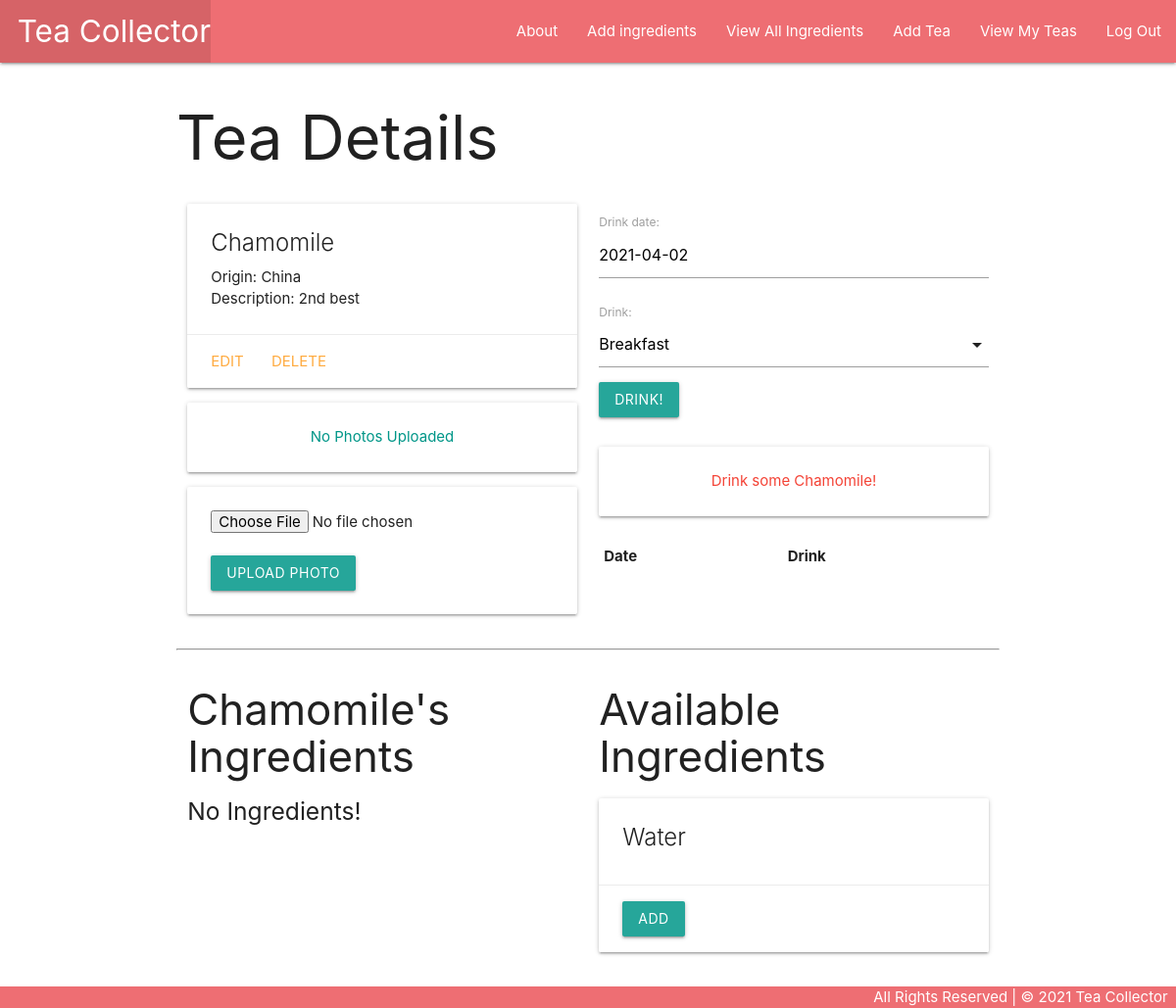
The page /teas/3/ (signed in) on the database its author committed.
### main_app/models.py (models this page shows, shortened)
class Tea(models.Model):
    name = models.CharField(max_length=30)
    origin = models.CharField(max_length=30)
    description = models.TextField(max_length=250)
    tea_type = models.ManyToManyField(Tea_Type)
    ingredients = models.ManyToManyField(Ingredients)
    user = models.ForeignKey(User, on_delete=models.CASCADE)
    def drinks(self):
        return self.drink_set.filter(date=date.today()).count()

class Ingredients(models.Model):
    name = models.CharField(max_length=30)
    quantity = models.FloatField()

### main_app/views.py (the view)
# urls.py: path('teas/<int:pk>/', views.tea, name="detail"),
@login_required
def tea(request, pk):
    tea = Tea.objects.get(id=pk)
    missing_ingredients = Ingredients.objects.exclude(id__in=tea.ingredients.all().values_list("id"))
    drink_form = DrinkForm()
    return render(request, "teas/detail.html", {
        "title": tea.name,
        "tea": tea,
        "drink_form": drink_form,
        "ingredients": missing_ingredients
    })

### main_app/forms.py
class DrinkForm(ModelForm):
    class Meta:
        model = Drink
        fields = ["date", "drink"]

### main_app/templates/teas/detail.html (shortened to what this page needs)
{% extends 'base.html' %}
{% block content %}
<h1>Tea Details</h1>
<div class="row">
  <div class="col s6">
    <div class="card">
      <div class="card-content">
        <span class="card-title">{{ tea.name }}</span>
        <p>Origin: {{ tea.origin }}</p>
        <p>Description: {{ tea.description }}</p>
      </div>
      <div class="card-action">
        <a href="{% url 'teas_update' tea.id %}">Edit</a>
        <a href="{% url 'teas_delete' tea.id %}">Delete</a>
      </div>
    </div>
    {% for photo in tea.photo_set.all %}
      <img class="responsive-img card-panel" src="{{photo.url}}">
    {% empty %}
      <div class="card-panel teal-text center-align">No Photos Uploaded</div>
    {% endfor %}
    <form action="{% url 'add_photo' tea.id %}" enctype="multipart/form-data" method="POST" class="card-panel">
      <input type="file" name="photo-file">
      <br><br>
      <input type="submit" class="btn" value="Upload Photo">
    </form>
  </div>
  <div class="col s6">
    <form action="{% url 'add_drink' tea.id %}" method="post">
      {{ drink_form.as_p }}
      <input type="submit" class="btn" value="Drink!">
    </form>
    <br>
    {% if tea.drinks > 10 %}
      <div class="card-panel teal-text center-align">You are now {{tea.getPercentage}} % tea.</div>
    {% elif tea.drinks > 7 %}
      <div class="card-panel teal-text center-align">You should pee...</div>
    {% elif tea.drinks > 5 %}
      <div class="card-panel red-text center-align">Woah slow down tiger.</div>
    {% elif tea.drinks > 1 %}
      <div class="card-panel red-text center-align">Drink some more {{tea.name}}!</div>
    {% elif tea.drinks <= 1 %}
      <div class="card-panel red-text center-align">Drink some {{tea.name}}!</div>
    {% endif %}
    <table class="striped">
      <thead>
        <tr><th>Date</th><th>Drink</th></tr>
      </thead>
    </table>
  </div>
</div>
<hr>
<div class="row">
  <div class="col s6">
    <h3>{{ tea.name }}'s Ingredients</h3>
    {% if tea.ingredients.count %}
      {% for ingredient in tea.ingredients.all %}
        <div class="card">
          <div class="card-content">
            <span class="card-title">{{ ingredient.name }}
            </span>
          </div>
          <div class="card-action">
            <form action="{% url 'unassoc_ingredient' tea.id ingredient.id %}" method="post">
                {% csrf_token %}
              <button type="submit" class="btn">Remove</button>
            </form>
          </div>
        </div>
      {% endfor %}
    {% else %}
      <h5>No Ingredients!</h5>
    {% endif %}
  </div>
  <div class="col s6">
    <h3>Available Ingredients</h3>
    {% if ingredients.count %}
      {% for ingredient in ingredients.all %}
        <div class="card">
          <div class="card-content">
            <span class="card-title">
              {{ ingredient.name }}
            </span>
          </div>
          <div class="card-action">
            <form action="{% url 'assoc_ingredient' tea.id ingredient.id %}" method="post">
              <button type="submit" class="btn">Add</button>
            </form>
          </div>
        </div>
      {% endfor %}
    {% else %}
      <h5>{{tea.name}} Already Has All Ingredients Available</h5>
    {% endif %}
  </div>
</div>
{% endblock %}

### main_app/static/css/style.css (style rules this page uses)
body { display: flex; min-height: 100vh; flex-direction: column; }

### rows shown on the page
Tea: name "Chamomile", origin "China", description "2nd best"
Ingredients: name "Water"
